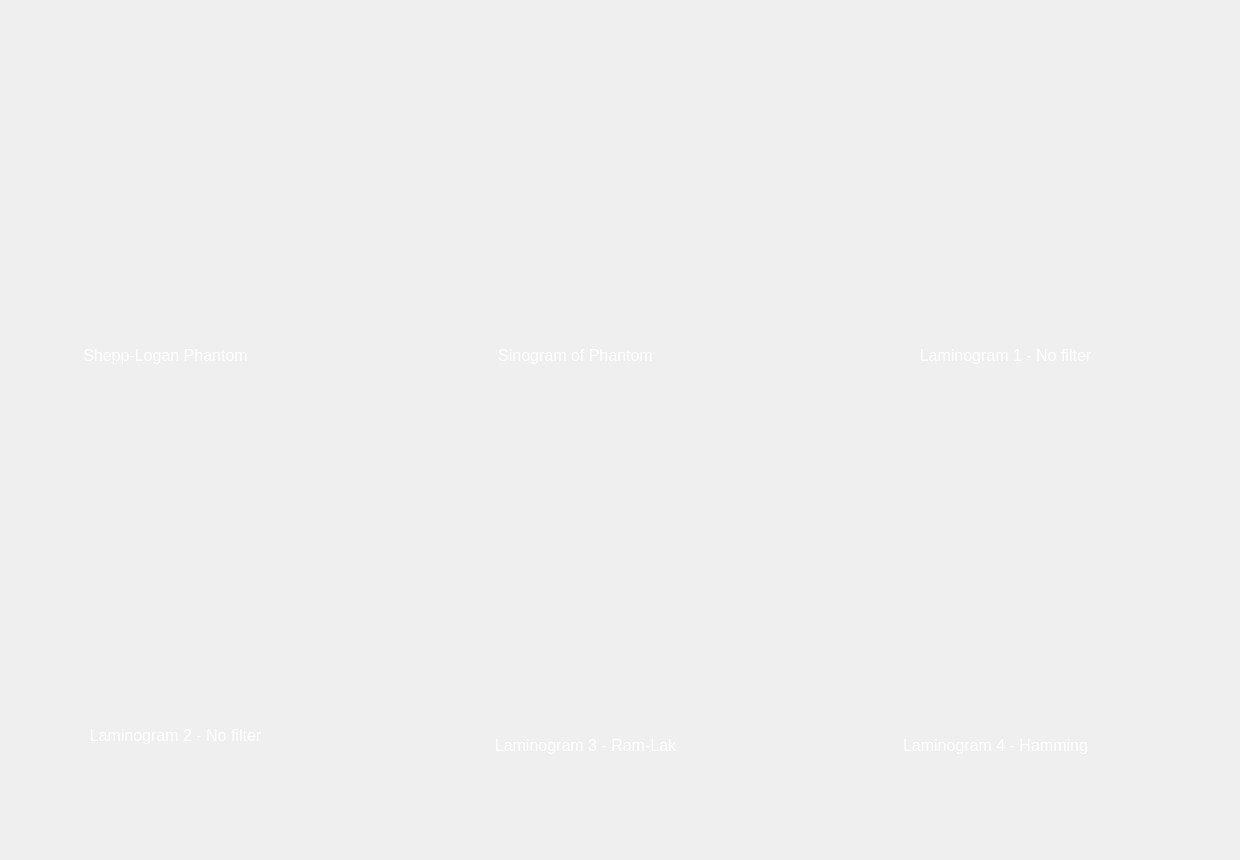
   <widget class="QWidget" name="tab_9">
    <attribute name="title">
     <string>Back Projection</string>
    </attribute>
    <widget class="QWidget" name="widget_19" native="true">
     <property name="geometry">
      <rect>
       <x>10</x>
       <y>20</y>
       <width>371</width>
       <height>281</height>
      </rect>
     </property>
    </widget>
    <widget class="QWidget" name="widget_20" native="true">
     <property name="geometry">
      <rect>
       <x>400</x>
       <y>20</y>
       <width>391</width>
       <height>281</height>
      </rect>
     </property>
    </widget>
    <widget class="QWidget" name="widget_21" native="true">
     <property name="geometry">
      <rect>
       <x>820</x>
       <y>20</y>
       <width>391</width>
       <height>281</height>
      </rect>
     </property>
    </widget>
    <widget class="QWidget" name="widget_22" native="true">
     <property name="geometry">
      <rect>
       <x>0</x>
       <y>420</y>
       <width>391</width>
       <height>281</height>
      </rect>
     </property>
    </widget>
    <widget class="QWidget" name="widget_23" native="true">
     <property name="geometry">
      <rect>
       <x>400</x>
       <y>420</y>
       <width>391</width>
       <height>281</height>
      </rect>
     </property>
    </widget>
    <widget class="QWidget" name="widget_24" native="true">
     <property name="geometry">
      <rect>
       <x>810</x>
       <y>420</y>
       <width>391</width>
       <height>281</height>
      </rect>
     </property>
    </widget>
    <widget class="QLabel" name="label_22">
     <property name="geometry">
      <rect>
       <x>40</x>
       <y>340</y>
       <width>251</width>
       <height>31</height>
      </rect>
     </property>
     <property name="font">
      <font>
       <pointsize>12</pointsize>
      </font>
     </property>
     <property name="styleSheet">
      <string notr="true">color: rgb(255, 255, 255);</string>
     </property>
     <property name="text">
      <string>Shepp-Logan Phantom</string>
     </property>
     <property name="alignment">
      <set>Qt::AlignCenter</set>
     </property>
    </widget>
    <widget class="QLabel" name="label_23">
     <property name="geometry">
      <rect>
       <x>450</x>
       <y>340</y>
       <width>251</width>
       <height>31</height>
      </rect>
     </property>
     <property name="font">
      <font>
       <pointsize>12</pointsize>
      </font>
     </property>
     <property name="styleSheet">
      <string notr="true">color: rgb(255, 255, 255);</string>
     </property>
     <property name="text">
      <string>Sinogram of Phantom</string>
     </property>
     <property name="alignment">
      <set>Qt::AlignCenter</set>
     </property>
    </widget>
    <widget class="QLabel" name="label_24">
     <property name="geometry">
      <rect>
       <x>880</x>
       <y>340</y>
       <width>251</width>
       <height>31</height>
      </rect>
     </property>
     <property name="font">
      <font>
       <pointsize>12</pointsize>
      </font>
     </property>
     <property name="styleSheet">
      <string notr="true">color: rgb(255, 255, 255);</string>
     </property>
     <property name="text">
      <string>Laminogram 1 - No filter</string>
     </property>
     <property name="alignment">
      <set>Qt::AlignCenter</set>
     </property>
    </widget>
    <widget class="QLabel" name="label_25">
     <property name="geometry">
      <rect>
       <x>50</x>
       <y>720</y>
       <width>251</width>
       <height>31</height>
      </rect>
     </property>
     <property name="font">
      <font>
       <pointsize>12</pointsize>
      </font>
     </property>
     <property name="styleSheet">
      <string notr="true">color: rgb(255, 255, 255);</string>
     </property>
     <property name="text">
      <string>Laminogram 2 - No filter</string>
     </property>
     <property name="alignment">
      <set>Qt::AlignCenter</set>
     </property>
    </widget>
    <widget class="QLabel" name="label_26">
     <property name="geometry">
      <rect>
       <x>460</x>
       <y>730</y>
       <width>251</width>
       <height>31</height>
      </rect>
     </property>
     <property name="font">
      <font>
       <pointsize>12</pointsize>
      </font>
     </property>
     <property name="styleSheet">
      <string notr="true">color: rgb(255, 255, 255);</string>
     </property>
     <property name="text">
      <string>Laminogram 3 - Ram-Lak</string>
     </property>
     <property name="alignment">
      <set>Qt::AlignCenter</set>
     </property>
    </widget>
    <widget class="QLabel" name="label_27">
     <property name="geometry">
      <rect>
       <x>870</x>
       <y>730</y>
       <width>251</width>
       <height>31</height>
      </rect>
     </property>
     <property name="font">
      <font>
       <pointsize>12</pointsize>
      </font>
     </property>
     <property name="styleSheet">
      <string notr="true">color: rgb(255, 255, 255);</string>
     </property>
     <property name="text">
      <string>Laminogram 4 - Hamming</string>
     </property>
     <property name="alignment">
      <set>Qt::AlignCenter</set>
     </property>
    </widget>
    <widget class="QLabel" name="bg_9">
     <property name="geometry">
      <rect>
       <x>0</x>
       <y>-20</y>
       <width>1231</width>
       <height>851</height>
      </rect>
     </property>
     <property name="text">
      <string/>
     </property>
     <property name="pixmap">
      <pixmap>C:/Users/Ahmed/Downloads/abstract-realistic-technology-particle-background_52683-33064.jpg</pixmap>
     </property>
     <property name="scaledContents">
      <bool>true</bool>
     </property>
    </widget>
    <zorder>bg_9</zorder>
    <zorder>widget_19</zorder>
    <zorder>widget_20</zorder>
    <zorder>widget_21</zorder>
    <zorder>widget_22</zorder>
    <zorder>widget_23</zorder>
    <zorder>widget_24</zorder>
    <zorder>label_22</zorder>
    <zorder>label_23</zorder>
    <zorder>label_24</zorder>
    <zorder>label_25</zorder>
    <zorder>label_26</zorder>
    <zorder>label_27</zorder>
   </widget>
